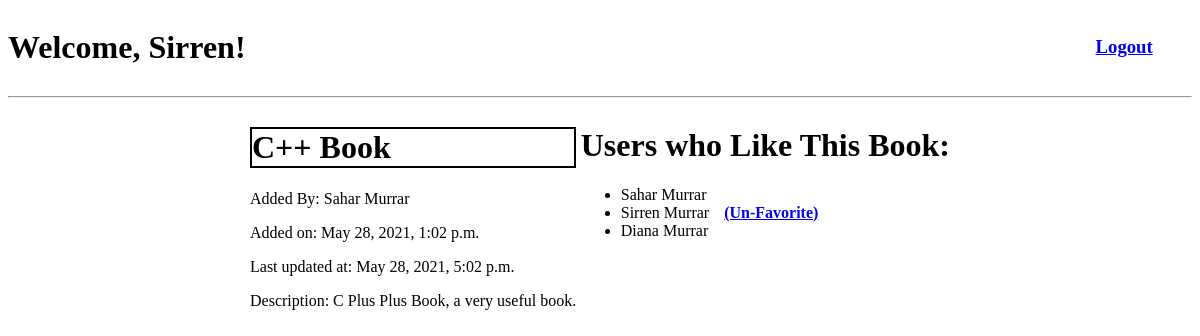
The page /book_info/1 (signed in) on the database its author committed.
### loginReg_app/models.py (models this page shows)
class User(models.Model):
    first_name = models.CharField(max_length=45)
    last_name = models.CharField(max_length=45)
    email = models.CharField(max_length=45)
    Bdate=models.DateField(default=datetime.datetime.now())
    password=models.CharField(max_length=255)
    created_at = models.DateTimeField(auto_now_add=True)
    updated_at = models.DateTimeField(auto_now=True)
    objects=UserManager()

class Books(models.Model):
    title=models.CharField(max_length=255)
    desc=models.TextField()
    uploaded_by=models.ForeignKey(User, related_name="books_uploaded", on_delete = models.CASCADE)
    users_who_like=models.ManyToManyField(User, related_name="liked_books")
    created_at = models.DateTimeField(auto_now_add=True)
    updated_at = models.DateTimeField(auto_now=True)
    objects=BooksManager()

### loginReg_app/views.py (the view)
# urls.py: path('book_info/<id>', views.book_info),
def book_info(request, id):
    book =models.get_book_with_id(id)
    users=models.get_users_for_abook(id)
    userId=request.session['Userid']
    Liked_books=models.get_books_for_auser(userId)
    context={
        'book':book,
        'users':users,
        'liked_books':Liked_books,
        'logged_user':models.get_user_withId(userId),
        }
    if (book.uploaded_by.id != userId): #means that the logged user is not the uploader of the book
        return render(request, 'bookInfo.html',context)
    elif (book.uploaded_by.id == userId): #means that the logged user is the uploader of the book
        return render(request, 'editBookInfo.html', context)

### loginReg_app/models.py (called while the page is built)
def get_book_with_id(bookId):
    return Books.objects.get(id=bookId)

def get_users_for_abook(bookId):
    book=Books.objects.get(id=bookId)
    users= book.users_who_like.all()
    return users

def get_books_for_auser(userId):
    user=User.objects.get(id=userId)
    books= user.liked_books.all()
    return books

def get_user_withId(userId):
    return User.objects.get(id=userId)

### loginReg_app/templates/bookInfo.html (shortened to what this page needs)
<!DOCTYPE html>
<html lang="en">
<head>
</head>
<body>
    <div class ="flex">
        <div>
            <h1>Welcome, {{logged_user.first_name}}!</h1>
        </div>
        <h3 id="margin">
            <a href="/logout">Logout</a>
        </h3>
    </div>
    <hr>
    <div id="container">
        <div>
            <h1 class="border">{{book.title}}</h1>
            <p>Added By: {{book.uploaded_by.first_name}} {{book.uploaded_by.last_name}} </p>
            <p>Added on: {{book.created_at}}</p>
            <p>Last updated at: {{book.updated_at}}</p>
            <p>Description: {{book.desc}}</p>
        </div>
        <div>
            <h1>Users who Like This Book:</h1>
            <ul>
                {% for user in users %}
                    {% if user.id == logged_user.id %}
                        <div class="flex">
                            <li> {{user.first_name}} {{user.last_name}}</li>
                            {% if book in liked_books %}
                                <a class="link" href="/unfavorite_book/{{book.id}}">(Un-Favorite)</a>
                            {% endif%}
                        </div>
                    {% endif %}
                    {% if user.id != logged_user.id %}
                        <li> {{user.first_name}} {{user.last_name}}</li>
                    {% endif %}
                {% endfor %}
            </ul>
        </div>
    </div>
</body>
</html>

### loginReg_app/templates/bookInfo.html (style rules this page uses)
.flex { display: flex; }
.link { margin-left: 15px; font-weight: bold; }
#margin { margin-top: 28px; margin-left: 850px; }
#container { margin: 0px auto; width: 700px; display: flex; justify-content: space-between; }
.border { border: 2px solid black; }

### rows shown on the page
User: first_name "Sirren", last_name "Murrar"
Books: title "C++ Book", uploaded_by.first_name "Sahar", uploaded_by.last_name "Murrar", created_at "May 28, 2021, 1:02 p.m.", updated_at "May 28, 2021, 5:02 p.m.", desc "C Plus Plus Book, a very useful book."
User: first_name "Sahar", last_name "Murrar"
User: first_name "Diana", last_name "Murrar"
